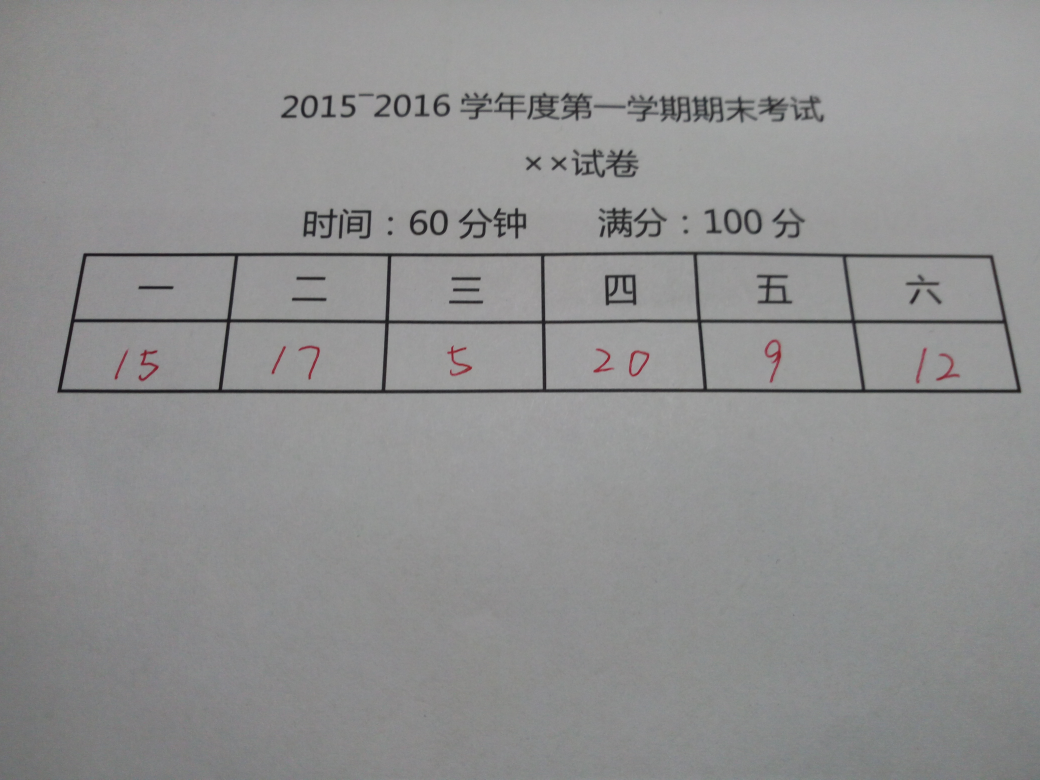
#> input picture picture-original/test.jpg, 4160 x 3120 px (shown at 1/4 size); its folder holds only this picture in this run
$ python -i operatepicture.py   (imports and definitions only)
#> lines starting #> are read from the running program, lines starting #| are printed output that depends on the picture; after the words box and inside, x2 and y2 are one past the last pixel; in counts of white or black regions, pixels touching at a corner belong together; pictures that were not available may be replaced by others from this repository, and a replacement may not be noted
# encoding: utf-8
import cv2
from PIL import Image
import numpy as np
import os


def f(IMGNUM):
#> called with IMGNUM = 'picture-original/test.jpg'
    ls = os.listdir("testpicture")
    for i in ls:
        c_path = os.path.join("testpicture", i)
        os.remove(c_path)
    ls = os.listdir("testpicture2")
    for i in ls:
        c_path = os.path.join("testpicture2", i)
        os.remove(c_path)

    for i in ls:
        c_path = os.path.join("picture/picture-cut", i)
        os.remove(c_path)

    i=1
    img = cv2.imread(IMGNUM)         #路径可以修改
#> img is the input picture: shape (3120, 4160, 3); mean B, G, R 144.1, 143.8, 143.8
    gray = cv2.cvtColor(img, cv2.COLOR_BGR2GRAY)  # 转成灰度图像
    ret, binary = cv2.threshold(gray, 100, 255, cv2.THRESH_BINARY)  # 将灰度图像转成二值图像
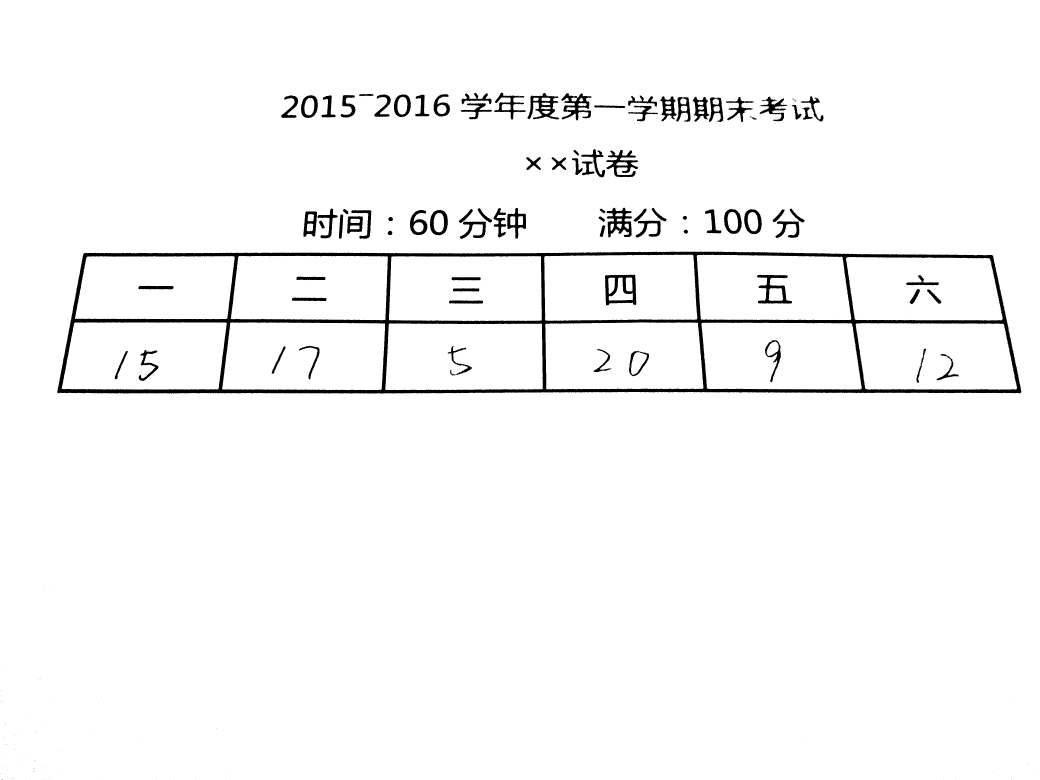
#> binary: shape (3120, 4160) (shown at 1/4 size); 97.2% white; 211 black regions (123 under 20 px)

    contours, hierarchy = cv2.findContours(binary,  cv2.RETR_TREE,cv2.CHAIN_APPROX_SIMPLE)   # 查找轮廓
#> contours = 353 contours, 206 with area under 20; largest, box (x1, y1, x2, y2) and area: (0, 0, 4160, 3120) 12971901, (228, 1006, 4087, 1576) 2098784, (889, 1290, 1541, 1561) 167362, (247, 1289, 907, 1559) 164643, (2181, 1289, 2814, 1558) 162814
    cv2.drawContours(img, contours, -1, (0, 0, 255), 3)         #绘图，将图片描边
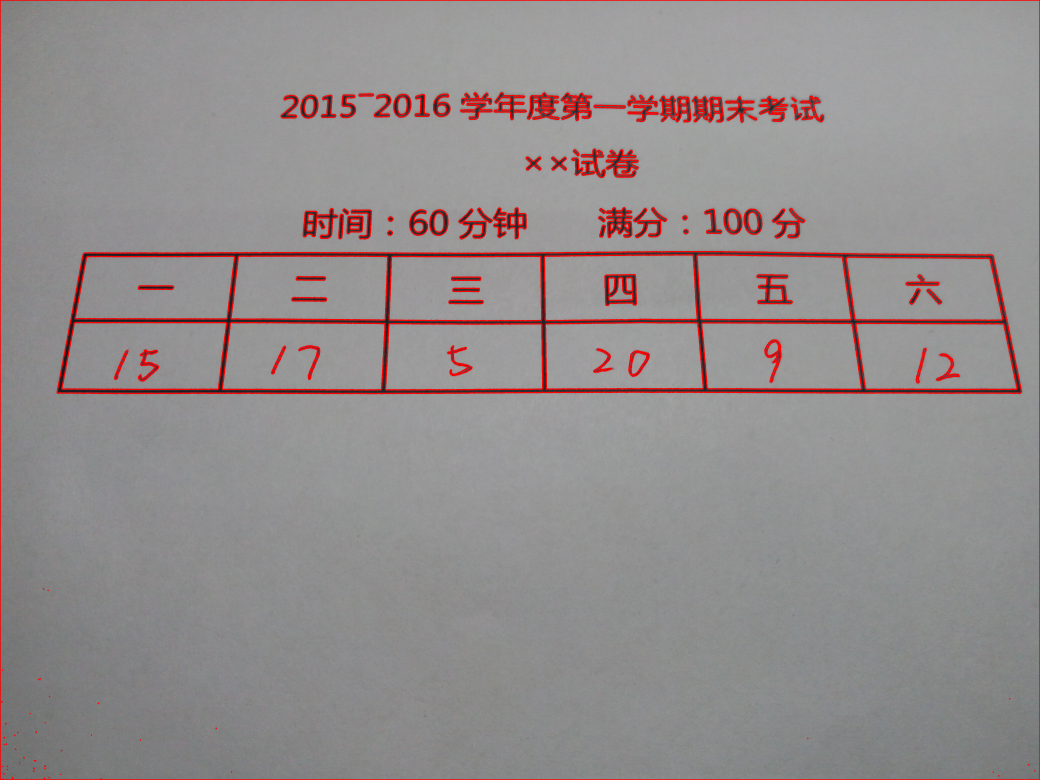
#> img: shape (3120, 4160, 3) (shown at 1/4 size); mean B, G, R 141.1, 140.8, 147.7

    cv2.waitKey(0)
    cv2.imwrite("picture/picture-cut/test2.jpg",img)
    img2=Image.open(IMGNUM)      #路径可以修改
    s = img2.size[0] * img2.size[1]         #计算图片总面积
#> s = 12979200

    for i in range(1,len(contours),1):
        if contours[i] is None:
            break
        else:
            leftmin=0
            leftmax=0
            rightmin=0
            rightmax=0
            for i1 in range(len(contours[i])):
                w1=contours[i][i1]
                if leftmin==0:
                    leftmin=w1[0][0]
                if rightmin==0:
                    rightmin=w1[0][1]
                if leftmin>w1[0][0]:
                    leftmin=w1[0][0]
                if leftmax<w1[0][0]:
                    leftmax=w1[0][0]
                if rightmin>w1[0][1]:
                    rightmin=w1[0][1]
                if rightmax<w1[0][1]:
                    rightmax=w1[0][1]
        if abs(leftmax-leftmin)*abs(rightmax-rightmin)>(s/10) and (4*s/5) > abs(leftmax-leftmin)*abs(rightmax-rightmin):
            break
#> this loop made 64 passes
                                                #找到表格部分的对角坐标

    # print(leftmin,rightmin,leftmax,rightmax)

    box=(leftmin,rightmin,leftmax,rightmax)
#> box = (228, 1006, 4086, 1575)
    newimg=img2.crop(box)
    newimg.save("picture/picture-cut/test3.jpg")

    #处理完表格的第一步切割


    img = cv2.imread('picture/picture-cut/test3.jpg')
#> img: shape (569, 3858, 3)
    gray = cv2.cvtColor(img, cv2.COLOR_BGR2GRAY)  # 转成灰度图像
#> gray: shape (569, 3858)
    ret, binary = cv2.threshold(gray, 125, 255, cv2.THRESH_BINARY)  # 将灰度图像转成二值图像
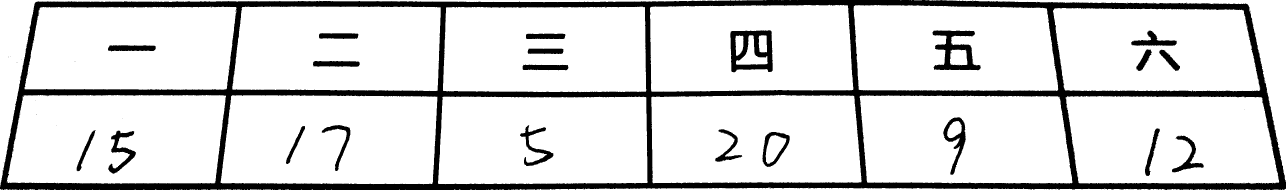
#> binary: shape (569, 3858) (shown at 1/3 size); 86% white; 71 black regions (49 under 20 px)

    contours, hierarchy = cv2.findContours(binary,  cv2.RETR_TREE,cv2.CHAIN_APPROX_SIMPLE)   # 查找轮廓
#> contours = 301 contours, 258 with area under 20; largest, box (x1, y1, x2, y2) and area: (662, 286, 1312, 553) 164580, (21, 285, 678, 551) 161716, (1314, 290, 1943, 553) 160014, (1954, 284, 2585, 550) 160006, (2579, 286, 3217, 551) 157716

    cv2.waitKey(0)
    cv2.imwrite("picture/picture-cut/test3.jpg",img)
    img2=Image.open('picture/picture-cut/test3.jpg')
#> img2: PIL image 3858x569 RGB
    s = img2.size[0] * img2.size[1]         #计算图片总面积
#> s = 2195202
    memory = []
    cm2=1
    mark=0
    sum=0
    for i in range(1,len(contours),1):
        if contours[i] is None:
            break
        else:
            leftmin=0
            leftmax=0
            rightmin=0
            rightmax=0
            for i1 in range(len(contours[i])):
                w1=contours[i][i1]
                if leftmin==0:
                    leftmin=w1[0][0]
                if rightmin==0:
                    rightmin=w1[0][1]
                if leftmin>w1[0][0]:
                    leftmin=w1[0][0]
                if leftmax<w1[0][0]:
                    leftmax=w1[0][0]
                if rightmin>w1[0][1]:
                    rightmin=w1[0][1]
                if rightmax<w1[0][1]:
                    rightmax=w1[0][1]

        if (rightmin > (img2.size[1]/3)) and abs(leftmax-leftmin)*abs(rightmax-rightmin)>(s/20) and (s/6) > abs(leftmax-leftmin)*abs(rightmax-rightmin)  and (leftmax-leftmin)<(img2.size[0]/4):
            memory.append([leftmin, rightmin, leftmax, rightmax])
            mark=mark+1
#> after the loop, mark = 6; memory = [[1314, 290, 1942, 552], [3197, 288, 3837, 550], [2579, 286, 3216, 550], [662, 286, 1311, 552], [21, 285, 677, 550], [1954, 284, 2584, 549]]
    def by_leftmin(memory):
        return memory[0]
    memory=sorted(memory,key=by_leftmin)
#> memory = [[21, 285, 677, 550], [662, 286, 1311, 552], [1314, 290, 1942, 552], [1954, 284, 2584, 549], [2579, 286, 3216, 550], [3197, 288, 3837, 550]]

    for i in range(0,mark):
            leftmin=memory[i][0]
            rightmin=memory[i][1]
            leftmax=memory[i][2]
            rightmax=memory[i][3]
            box = (leftmin, rightmin, leftmax, rightmax)
            sum=sum+1
            newimg = img2.crop(box)
            cm1='picture/picture-cut/'
            cm3='.jpg'
            cm=cm1+str(cm2)+cm3
            newimg.save(cm)
            cm2=cm2+1
#> this loop made 6 passes
#> pass 1, in f, `newimg = img2.crop(box)`:
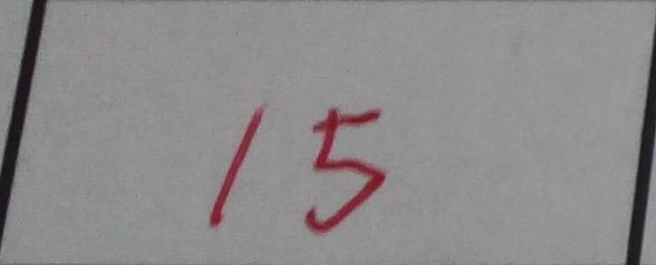
#> newimg: PIL image 656x265 RGB; mean R, G, B 140.9, 138.4, 139.5
#> after the loop:
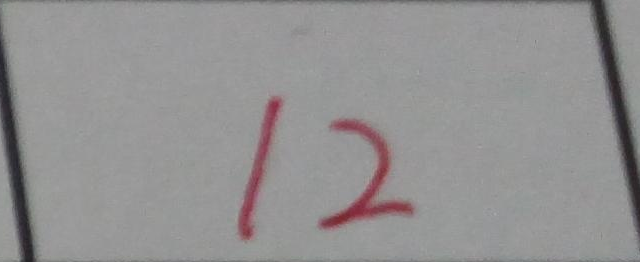
#> newimg: PIL image 640x262 RGB; mean R, G, B 147.1, 145.4, 145.6
    #第二次处理，分割出小图片


    cm2=1
    i4 = 1
    for i3 in range(sum):
        n = 0
        L = []
        M = 0
        cm=cm1+str(i3+1)+cm3
        img = cv2.imread(cm)
#> img: shape (265, 656, 3)
        gray = cv2.cvtColor(img, cv2.COLOR_BGR2GRAY)  # 转成灰度图像
#> gray: shape (265, 656)
        ret, binary = cv2.threshold(gray, 100, 255, cv2.THRESH_BINARY)  # 将灰度图像转成二值图像
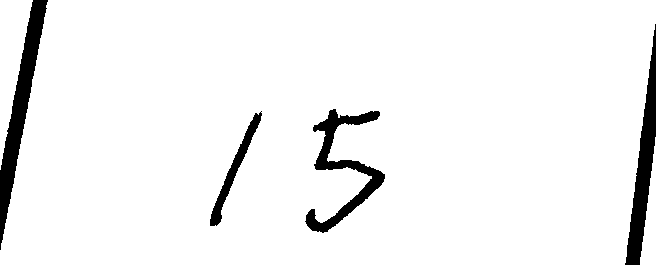
#> binary: shape (265, 656); 94.5% white; 4 black regions, box (x1, y1, x2, y2) and area: (0, 0, 48, 250) 3241, (625, 24, 656, 265) 2747, (305, 109, 385, 233) 2516, (210, 111, 262, 226) 1012
        contours, hierarchy = cv2.findContours(binary, cv2.RETR_TREE, cv2.CHAIN_APPROX_SIMPLE)  # 查找轮廓

        cv2.waitKey(0)
        cv2.imwrite(cm, img)
        img2 = Image.open(cm)
#> img2: PIL image 656x265 RGB
        s = img2.size[0] * img2.size[1]  # 计算图片总面积

        for i in range(1, len(contours), 1):
            if contours[i] is None:
                break
            else:
                leftmin = 0
                leftmax = 0
                rightmin = 0
                rightmax = 0
                for i1 in range(len(contours[i])):
                    w1 = contours[i][i1]
                    if leftmin == 0:
                        leftmin = w1[0][0]
                    if rightmin == 0:
                        rightmin = w1[0][1]
                    if leftmin > w1[0][0]:
                        leftmin = w1[0][0]
                    if leftmax < w1[0][0]:
                        leftmax = w1[0][0]
                    if rightmin > w1[0][1]:
                        rightmin = w1[0][1]
                    if rightmax < w1[0][1]:
                        rightmax = w1[0][1]
            if abs(leftmax - leftmin) * abs(rightmax - rightmin) > (s / 120) and (2 * s / 3) > abs(leftmax - leftmin) * abs(
                            rightmax - rightmin) and leftmin>0 and rightmax<img2.size[0]:
                L.append([leftmin, rightmin, leftmax, rightmax])
                # print([leftmin, rightmin, leftmax, rightmax])
                n=n+1
#> this loop made 5 passes

        def by_leftmin(t):
             return t[0]

        L = sorted(L, key=by_leftmin)

        ml = []
        mm = 0
        if n>1:
            for c in range(n - 1):
                m = L[c]
                for c2 in range(c+1,n,1):
                    if (m[0]<L[c2][0] and m[2] > L[c2][2]):
                        ml.append(L[c2])
                        mm = mm + 1

            for i in range(mm):
                if ml[i] in L:
                    L.remove(ml[i])
                    n = n - 1

        if n==1:
            box = (L[0])
            newimg = img2.crop(box)
            cm5 = 'testpicture/' + str(i3+1) + cm3
            newimg.save(cm5)
        if n>1:

            box = (L[0])
            newimg = img2.crop(box)
#> newimg: PIL image 31x169 RGB
            cm5 = 'testpicture2/' + str(i3+1) + cm3
            newimg.save(cm5)

            box = (L[1])
            newimg = img2.crop(box)
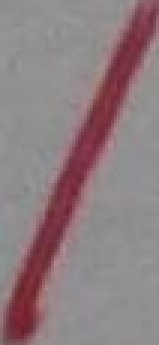
#> newimg: PIL image 53x115 RGB (shown 3 times larger); mean R, G, B 142.3, 125.1, 128.6
            cm5 = 'testpicture/' + str(i3+1) + cm3
            newimg.save(cm5)


                # 找到表格部分的对角坐标


# f(IMGNUM)

>>> result = f('picture-original/test.jpg')
